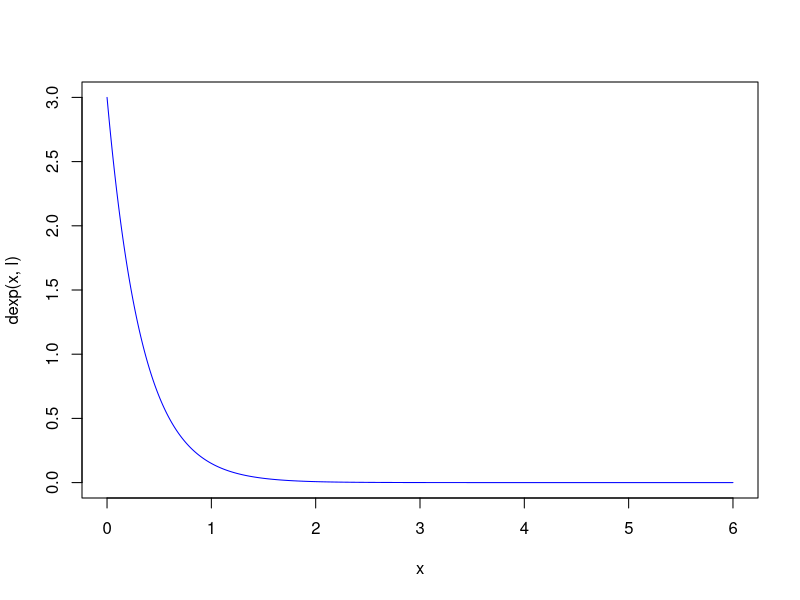
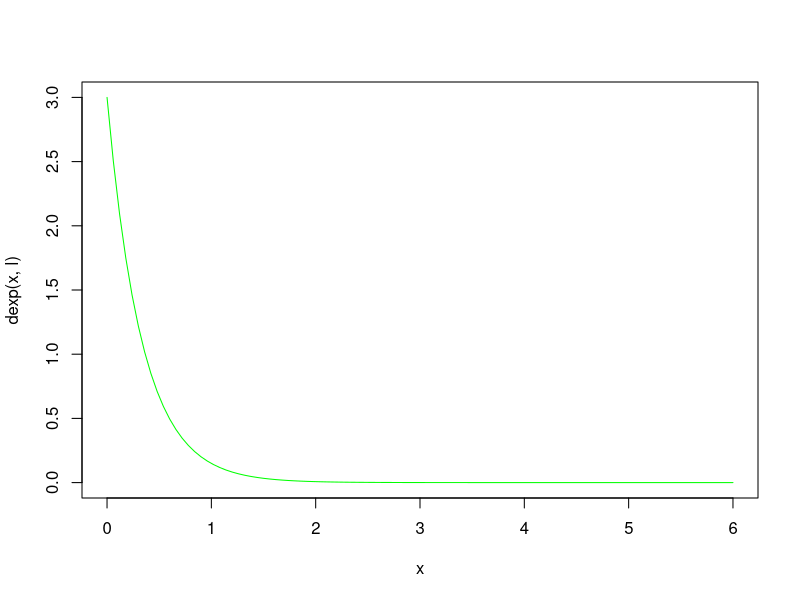
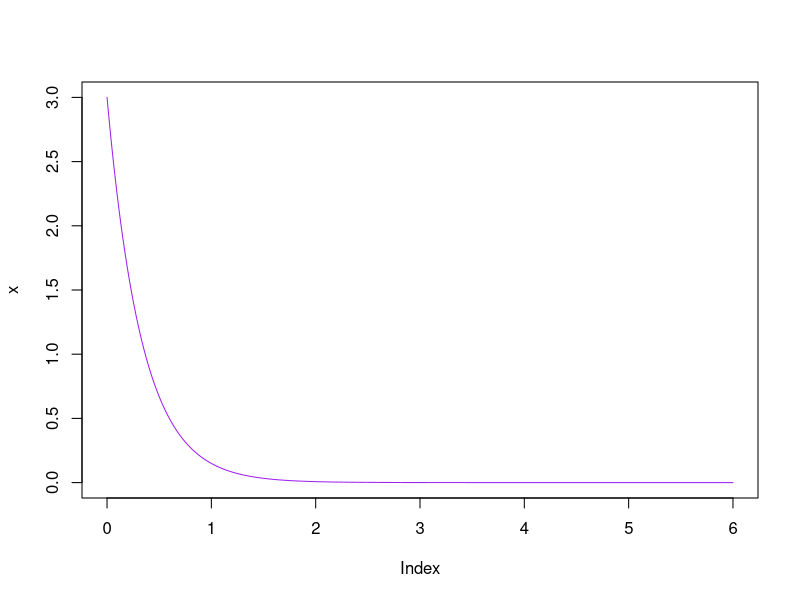
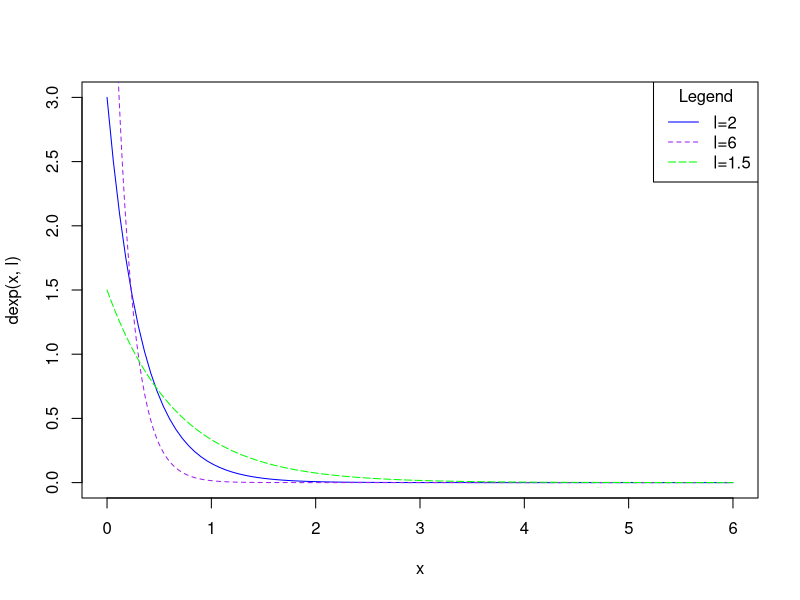

These charts were generated, in order, by the following R code:
# Exercise 2.11
l <- 3
# i
	# a
	x <- 2
	l*exp(-l*x)
	# b
	dexp(x, l)
# ii
	# a
	x <- seq(0, 6, .01)
	plot(x, dexp(x, l), type="l", col="blue")
	# b
	curve(dexp(x, l),0,6, col="green")
	# c
	plot(x, type="n", xlim=c(0, 6), ylim=c(0,3))
	lines(x, dexp(x, l), type="l", col="purple")
# iii
curve(dexp(x, l),0,6, col="blue")
	# a
	lines(x, dexp(x, 6), type="l", col="purple", lty=2)
	# b
	lines(x, dexp(x, 1.5), type="l", col="green", lty=5)
# iv
legend(
	"topright", 
	title="Legend", 
	c("l=2", "l=6", "l=1.5"), 
	lty=c(1, 2, 5), 
	col=c("blue", "purple", "green")
)